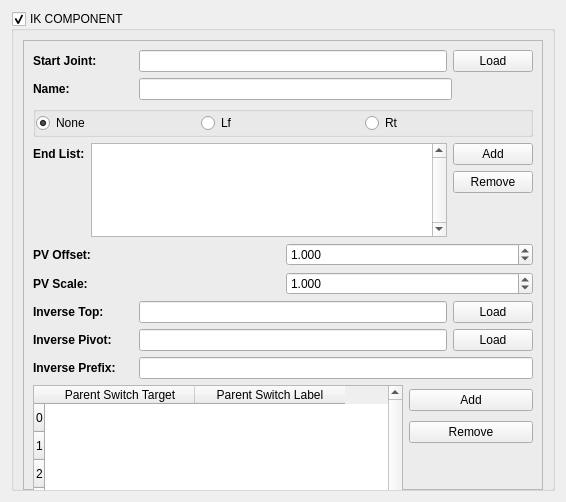
<?xml version="1.0" encoding="UTF-8"?>
<ui version="4.0">
 <class>Form</class>
 <widget class="QWidget" name="Form">
  <property name="geometry">
   <rect>
    <x>0</x>
    <y>0</y>
    <width>566</width>
    <height>498</height>
   </rect>
  </property>
  <property name="minimumSize">
   <size>
    <width>0</width>
    <height>0</height>
   </size>
  </property>
  <property name="maximumSize">
   <size>
    <width>1000000</width>
    <height>1000000</height>
   </size>
  </property>
  <property name="windowTitle">
   <string>Form</string>
  </property>
  <layout class="QGridLayout" name="gridLayout_3">
   <item row="0" column="0">
    <widget class="QGroupBox" name="widget_groupBox">
     <property name="minimumSize">
      <size>
       <width>0</width>
       <height>480</height>
      </size>
     </property>
     <property name="maximumSize">
      <size>
       <width>16777215</width>
       <height>480</height>
      </size>
     </property>
     <property name="title">
      <string>IK COMPONENT</string>
     </property>
     <property name="flat">
      <bool>true</bool>
     </property>
     <property name="checkable">
      <bool>true</bool>
     </property>
     <layout class="QGridLayout" name="gridLayout_4">
      <item row="0" column="0">
       <widget class="QFrame" name="widget_GroupFrame">
        <property name="minimumSize">
         <size>
          <width>0</width>
          <height>450</height>
         </size>
        </property>
        <property name="maximumSize">
         <size>
          <width>16777215</width>
          <height>450</height>
         </size>
        </property>
        <property name="frameShape">
         <enum>QFrame::StyledPanel</enum>
        </property>
        <property name="frameShadow">
         <enum>QFrame::Raised</enum>
        </property>
        <layout class="QGridLayout" name="gridLayout_2">
         <item row="15" column="0">
          <layout class="QGridLayout" name="gridLayout_7">
           <item row="0" column="1" colspan="2">
            <widget class="QPushButton" name="parentSwitchAdd_pushButton">
             <property name="text">
              <string>Add</string>
             </property>
            </widget>
           </item>
           <item row="0" column="0">
            <widget class="QTableWidget" name="parentSwitch_tableWidget">
             <property name="minimumSize">
              <size>
               <width>300</width>
               <height>200</height>
              </size>
             </property>
             <property name="maximumSize">
              <size>
               <width>370</width>
               <height>100</height>
              </size>
             </property>
             <property name="verticalScrollBarPolicy">
              <enum>Qt::ScrollBarAlwaysOn</enum>
             </property>
             <property name="horizontalScrollBarPolicy">
              <enum>Qt::ScrollBarAlwaysOff</enum>
             </property>
             <property name="showGrid">
              <bool>false</bool>
             </property>
             <attribute name="horizontalHeaderDefaultSectionSize">
              <number>150</number>
             </attribute>
             <attribute name="horizontalHeaderMinimumSectionSize">
              <number>20</number>
             </attribute>
             <attribute name="verticalHeaderDefaultSectionSize">
              <number>28</number>
             </attribute>
             <row>
              <property name="text">
               <string>0</string>
              </property>
             </row>
             <row>
              <property name="text">
               <string>1</string>
              </property>
             </row>
             <row>
              <property name="text">
               <string>2</string>
              </property>
             </row>
             <row>
              <property name="text">
               <string>3</string>
              </property>
             </row>
             <row>
              <property name="text">
               <string>4</string>
              </property>
             </row>
             <row>
              <property name="text">
               <string>5</string>
              </property>
             </row>
             <row>
              <property name="text">
               <string>6</string>
              </property>
             </row>
             <row>
              <property name="text">
               <string>7</string>
              </property>
             </row>
             <row>
              <property name="text">
               <string>8</string>
              </property>
             </row>
             <row>
              <property name="text">
               <string>9</string>
              </property>
             </row>
             <column>
              <property name="text">
               <string>Parent Switch Target</string>
              </property>
             </column>
             <column>
              <property name="text">
               <string>Parent Switch Label</string>
              </property>
             </column>
            </widget>
           </item>
           <item row="2" column="1">
            <widget class="QFrame" name="frame_6">
             <property name="minimumSize">
              <size>
               <width>0</width>
               <height>50</height>
              </size>
             </property>
             <property name="frameShape">
              <enum>QFrame::NoFrame</enum>
             </property>
             <property name="frameShadow">
              <enum>QFrame::Plain</enum>
             </property>
            </widget>
           </item>
           <item row="1" column="1" colspan="2">
            <widget class="QPushButton" name="parentSwitchRemove_pushButton">
             <property name="text">
              <string>Remove</string>
             </property>
            </widget>
           </item>
          </layout>
         </item>
         <item row="7" column="0">
          <layout class="QHBoxLayout" name="horizontalLayout_4">
           <item>
            <widget class="QLabel" name="pvOffset_label">
             <property name="font">
              <font>
               <weight>75</weight>
               <bold>true</bold>
              </font>
             </property>
             <property name="text">
              <string>PV Offset:</string>
             </property>
            </widget>
           </item>
           <item>
            <widget class="QDoubleSpinBox" name="pvOffset_doubleSpinBox">
             <property name="decimals">
              <number>3</number>
             </property>
             <property name="minimum">
              <double>-1000.000000000000000</double>
             </property>
             <property name="maximum">
              <double>1000.000000000000000</double>
             </property>
             <property name="value">
              <double>1.000000000000000</double>
             </property>
            </widget>
           </item>
          </layout>
         </item>
         <item row="11" column="0">
          <layout class="QHBoxLayout" name="horizontalLayout_11">
           <item>
            <widget class="QLabel" name="inversePivot_label_3">
             <property name="minimumSize">
              <size>
               <width>100</width>
               <height>0</height>
              </size>
             </property>
             <property name="font">
              <font>
               <weight>75</weight>
               <bold>true</bold>
              </font>
             </property>
             <property name="text">
              <string>Inverse Prefix:</string>
             </property>
            </widget>
           </item>
           <item>
            <widget class="QLineEdit" name="inversePrefix_lineEdit">
             <property name="minimumSize">
              <size>
               <width>250</width>
               <height>0</height>
              </size>
             </property>
             <property name="maximumSize">
              <size>
               <width>16777215</width>
               <height>16777215</height>
              </size>
             </property>
             <property name="readOnly">
              <bool>false</bool>
             </property>
            </widget>
           </item>
          </layout>
         </item>
         <item row="3" column="0">
          <layout class="QGridLayout" name="gridLayout">
           <item row="0" column="2">
            <widget class="QPushButton" name="endListAdd_pushButton">
             <property name="text">
              <string>Add</string>
             </property>
            </widget>
           </item>
           <item row="2" column="0">
            <widget class="QFrame" name="frame_2">
             <property name="minimumSize">
              <size>
               <width>0</width>
               <height>50</height>
              </size>
             </property>
             <property name="frameShape">
              <enum>QFrame::NoFrame</enum>
             </property>
             <property name="frameShadow">
              <enum>QFrame::Plain</enum>
             </property>
            </widget>
           </item>
           <item row="0" column="0">
            <widget class="QLabel" name="endList_label">
             <property name="font">
              <font>
               <weight>75</weight>
               <bold>true</bold>
              </font>
             </property>
             <property name="text">
              <string>End List:</string>
             </property>
            </widget>
           </item>
           <item row="0" column="1" rowspan="3">
            <widget class="QListWidget" name="endList_listWidget">
             <property name="maximumSize">
              <size>
               <width>370</width>
               <height>100</height>
              </size>
             </property>
             <property name="verticalScrollBarPolicy">
              <enum>Qt::ScrollBarAlwaysOn</enum>
             </property>
             <property name="horizontalScrollBarPolicy">
              <enum>Qt::ScrollBarAlwaysOff</enum>
             </property>
             <property name="sortingEnabled">
              <bool>true</bool>
             </property>
            </widget>
           </item>
           <item row="1" column="2">
            <widget class="QPushButton" name="endListRemove_pushButton">
             <property name="text">
              <string>Remove</string>
             </property>
            </widget>
           </item>
          </layout>
         </item>
         <item row="1" column="0">
          <layout class="QHBoxLayout" name="horizontalLayout_3">
           <item>
            <widget class="QLabel" name="name_label">
             <property name="minimumSize">
              <size>
               <width>100</width>
               <height>0</height>
              </size>
             </property>
             <property name="font">
              <font>
               <weight>75</weight>
               <bold>true</bold>
              </font>
             </property>
             <property name="text">
              <string>Name:</string>
             </property>
            </widget>
           </item>
           <item>
            <widget class="QLineEdit" name="name_lineEdit">
             <property name="minimumSize">
              <size>
               <width>255</width>
               <height>0</height>
              </size>
             </property>
            </widget>
           </item>
           <item>
            <widget class="QFrame" name="frame_4">
             <property name="minimumSize">
              <size>
               <width>75</width>
               <height>0</height>
              </size>
             </property>
             <property name="frameShape">
              <enum>QFrame::NoFrame</enum>
             </property>
             <property name="frameShadow">
              <enum>QFrame::Raised</enum>
             </property>
            </widget>
           </item>
          </layout>
         </item>
         <item row="10" column="0">
          <layout class="QHBoxLayout" name="horizontalLayout_12">
           <item>
            <widget class="QLabel" name="inversePivot_label_2">
             <property name="minimumSize">
              <size>
               <width>100</width>
               <height>0</height>
              </size>
             </property>
             <property name="font">
              <font>
               <weight>75</weight>
               <bold>true</bold>
              </font>
             </property>
             <property name="text">
              <string>Inverse Pivot:</string>
             </property>
            </widget>
           </item>
           <item>
            <widget class="QLineEdit" name="inversePivot_lineEdit">
             <property name="minimumSize">
              <size>
               <width>250</width>
               <height>0</height>
              </size>
             </property>
             <property name="maximumSize">
              <size>
               <width>16777215</width>
               <height>16777215</height>
              </size>
             </property>
             <property name="readOnly">
              <bool>false</bool>
             </property>
            </widget>
           </item>
           <item>
            <widget class="QPushButton" name="inversePivot_pushButton">
             <property name="text">
              <string>Load</string>
             </property>
            </widget>
           </item>
          </layout>
         </item>
         <item row="9" column="0">
          <layout class="QHBoxLayout" name="horizontalLayout_8">
           <item>
            <widget class="QLabel" name="inverseTop_label">
             <property name="minimumSize">
              <size>
               <width>100</width>
               <height>0</height>
              </size>
             </property>
             <property name="font">
              <font>
               <weight>75</weight>
               <bold>true</bold>
              </font>
             </property>
             <property name="text">
              <string>Inverse Top:</string>
             </property>
            </widget>
           </item>
           <item>
            <widget class="QLineEdit" name="inverseTop_lineEdit">
             <property name="readOnly">
              <bool>false</bool>
             </property>
            </widget>
           </item>
           <item>
            <widget class="QPushButton" name="inverseTop_pushButton">
             <property name="text">
              <string>Load</string>
             </property>
            </widget>
           </item>
          </layout>
         </item>
         <item row="8" column="0">
          <layout class="QHBoxLayout" name="horizontalLayout_5">
           <item>
            <widget class="QLabel" name="pvControlScale_label">
             <property name="font">
              <font>
               <weight>75</weight>
               <bold>true</bold>
              </font>
             </property>
             <property name="text">
              <string>PV Scale:</string>
             </property>
            </widget>
           </item>
           <item>
            <widget class="QDoubleSpinBox" name="pvScale_doubleSpinBox">
             <property name="decimals">
              <number>3</number>
             </property>
             <property name="minimum">
              <double>-1000.000000000000000</double>
             </property>
             <property name="maximum">
              <double>1000.000000000000000</double>
             </property>
             <property name="singleStep">
              <double>0.100000000000000</double>
             </property>
             <property name="value">
              <double>1.000000000000000</double>
             </property>
            </widget>
           </item>
          </layout>
         </item>
         <item row="2" column="0">
          <widget class="QGroupBox" name="groupBox">
           <property name="title">
            <string notr="true"/>
           </property>
           <property name="flat">
            <bool>true</bool>
           </property>
           <layout class="QHBoxLayout" name="horizontalLayout_7">
            <property name="spacing">
             <number>0</number>
            </property>
            <property name="leftMargin">
             <number>0</number>
            </property>
            <property name="topMargin">
             <number>0</number>
            </property>
            <property name="rightMargin">
             <number>0</number>
            </property>
            <property name="bottomMargin">
             <number>0</number>
            </property>
            <item>
             <widget class="QRadioButton" name="center_radioButton">
              <property name="text">
               <string>None</string>
              </property>
              <property name="checked">
               <bool>true</bool>
              </property>
             </widget>
            </item>
            <item>
             <widget class="QRadioButton" name="left_radioButton">
              <property name="text">
               <string>Lf</string>
              </property>
             </widget>
            </item>
            <item>
             <widget class="QRadioButton" name="right_radioButton">
              <property name="text">
               <string>Rt</string>
              </property>
             </widget>
            </item>
           </layout>
          </widget>
         </item>
         <item row="0" column="0">
          <layout class="QHBoxLayout" name="horizontalLayout">
           <item>
            <widget class="QLabel" name="topJoint_label">
             <property name="minimumSize">
              <size>
               <width>100</width>
               <height>0</height>
              </size>
             </property>
             <property name="font">
              <font>
               <weight>75</weight>
               <bold>true</bold>
              </font>
             </property>
             <property name="text">
              <string>Start Joint:</string>
             </property>
            </widget>
           </item>
           <item>
            <widget class="QLineEdit" name="startJoint_lineEdit">
             <property name="maximumSize">
              <size>
               <width>16777215</width>
               <height>16777215</height>
              </size>
             </property>
             <property name="readOnly">
              <bool>false</bool>
             </property>
            </widget>
           </item>
           <item>
            <widget class="QPushButton" name="startJoint_pushButton">
             <property name="text">
              <string>Load</string>
             </property>
            </widget>
           </item>
          </layout>
         </item>
        </layout>
       </widget>
      </item>
     </layout>
    </widget>
   </item>
  </layout>
 </widget>
 <resources/>
 <connections/>
</ui>
